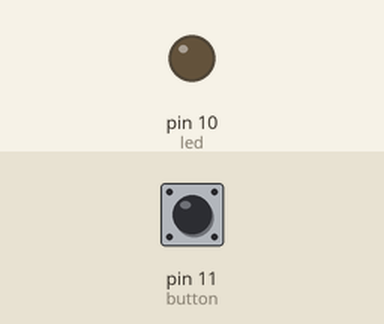
A sketch run on a simulated Arduino Uno, built with avr-gcc and run on an emulated ATmega328P. On the bench: output pins drawn as LEDs (lit = HIGH). The inputs (shaded band) are chosen by the test bench; at power-on: pin 11 (button) HIGH.

Above: at 1.2 s.
1.3 s: pin 11 (button) pulled LOW for 0.15 s
At 1.37 s:
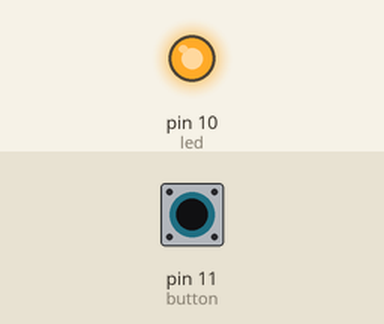
2.9 s: pin 11 (button) pulled LOW for 3.2 s
At 6.9 s:
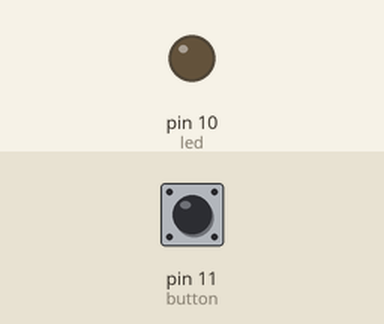
Timing chart, 0 to 8.4 s (numbered marks = the images above; inputs shaded):
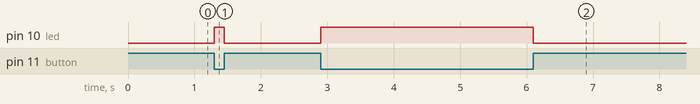

Measured:
- after the input at 1.3 s, pin 10 (led): LOW → HIGH at once, → LOW 0.15 s later
- after the input at 2.9 s, pin 10 (led): LOW → HIGH at once, → LOW 3.2 s later

The sketch:

DigitalAnalog.ino
```cpp
//* Linh kiện điện tử: đèn LED kết nối với chân D10, nút bấm nối với chân D11.
int button = 11;
boolean buttonState = 0;
int led = 10;

void setup()
{
  pinMode(button, INPUT);
  pinMode(led, OUTPUT );
}

void loop()
{
  buttonState = digitalRead(button);
	if (buttonState == 0){ //nếu nút bấm đang được nhấn
		digitalWrite(led, HIGH);  //thì bật đèn LED
	} else digitalWrite(led, LOW); //nếu không thì tắt đèn
}
//*Kết quả: Đèn luôn sáng và chỉ tắt khi bấm nút.
```
